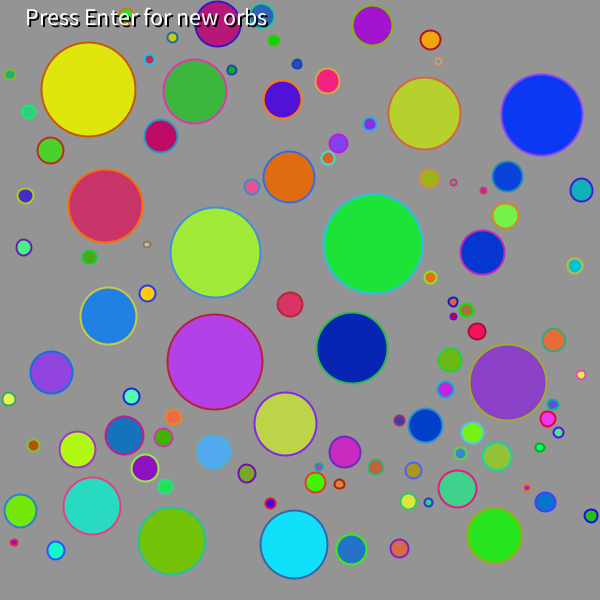
Frame 1 (no input)
Frame 60 (the mouse pressed at the canvas centre just before this capture): identical to frame 1, image omitted
Frame 120 (the mouse held since frame 60 and released just before this capture): identical to frame 1, image omitted

The Processing sketch that drew this single still picture (run headless with seeded random() and noise(); from frame 60 on, the mouse is pressed at the canvas centre):

// Processing sketch: Final_Exam
// ── Final_Exam.pde
Orb[] orbs;

void setup() {
  size(600, 600);
  orbs = new Orb[100];

  colorMode(HSB, 360, 100, 100);

  createOrbs();
}

void draw() {
  background(210);

  for (Orb orb : orbs) {
    orb.display();
  }
  
  textSize(24);
  fill(0);
  text("Press Enter for new orbs", 27, 27);
  fill(0, 0, 100);
  text("Press Enter for new orbs", 25, 25);
}

public void createOrbs() {
  for (int i = 0; i < orbs.length; i++) { //Creating orbs
    boolean flag = true; //While flag == true, the loop below will keep picking and checking new orbs
    float randr = 0, randx = 0, randy = 0;
    while (flag == true) {
      randr = random(2.5, 50);
      randx = random(0+randr, width-randr); //The adition of the radius here means that they won't go off the end of the screen
      randy = random(0+randr, width-randr);
      if (nullcounter(orbs) < orbs.length) { //If there's at least one non-null orb
        int fits = 0; //Counts how many of the current orbs that the new orb fits around
        for (int o = 0; o < orbs.length - nullcounter(orbs); o++) { //For all non-null orbs in the list
          if (dist(orbs[o].x, orbs[o].y, randx, randy) > (randr + orbs[o].r)*1.15) fits++;
        }           
        if (fits == orbs.length - nullcounter(orbs)) { //If all of the non-null orbs fit
          flag = false; //Set the loop condition equal to false; exit the parent while loop.
        } else flag = true;
      } else if (nullcounter(orbs) == orbs.length) { //If all the orbs are null; if this is the first orb
        flag = false; //Skip checking, since there's nothing to check
      }
    } //End of while loop: this point will only be reached once the chosen random values fit into the current array of circles

    color randfill = color(random(0, 360), random(65, 100), random(65, 100)); //fill has no need to be checked, so it's outside the while loop
    color randstroke = color(random(0, 360), random(65, 100), random(65, 100)); //Stroke doesn't either

    orbs[i] = new Orb(randx, randy, randr, randfill, randstroke); //Now that we know that it fits and we've picked colors, we can create the orb.
  } //End of creating orbs
}

void keyPressed() {
  if (keyCode == 10 || keyCode == 13) {
    println("Generating new orbs...");
    createOrbs();
  }
}

class Orb {
  float x, y, r;
  color fill, stroke;
  Orb(float x, float y, float r) {
    this.x = x;
    this.y = y;
    this.r = r;
  }

  Orb(float x, float y, float r, color fill, color stroke) {
    this.x = x;
    this.y = y;
    this.r = r;
    this.fill = fill;
    this.stroke = stroke;
  }

  void display() {
    ellipseMode(CENTER);
    fill(fill);
    strokeWeight(2);
    stroke(stroke);

    ellipse(x, y, r*2, r*2);
  }
}

int nullcounter(Orb[] list) {
  int nulls = 0;
  for (int i = 0; i < list.length; i++) {
    if (list[i] == null) nulls++;
  }
  return nulls;
}
